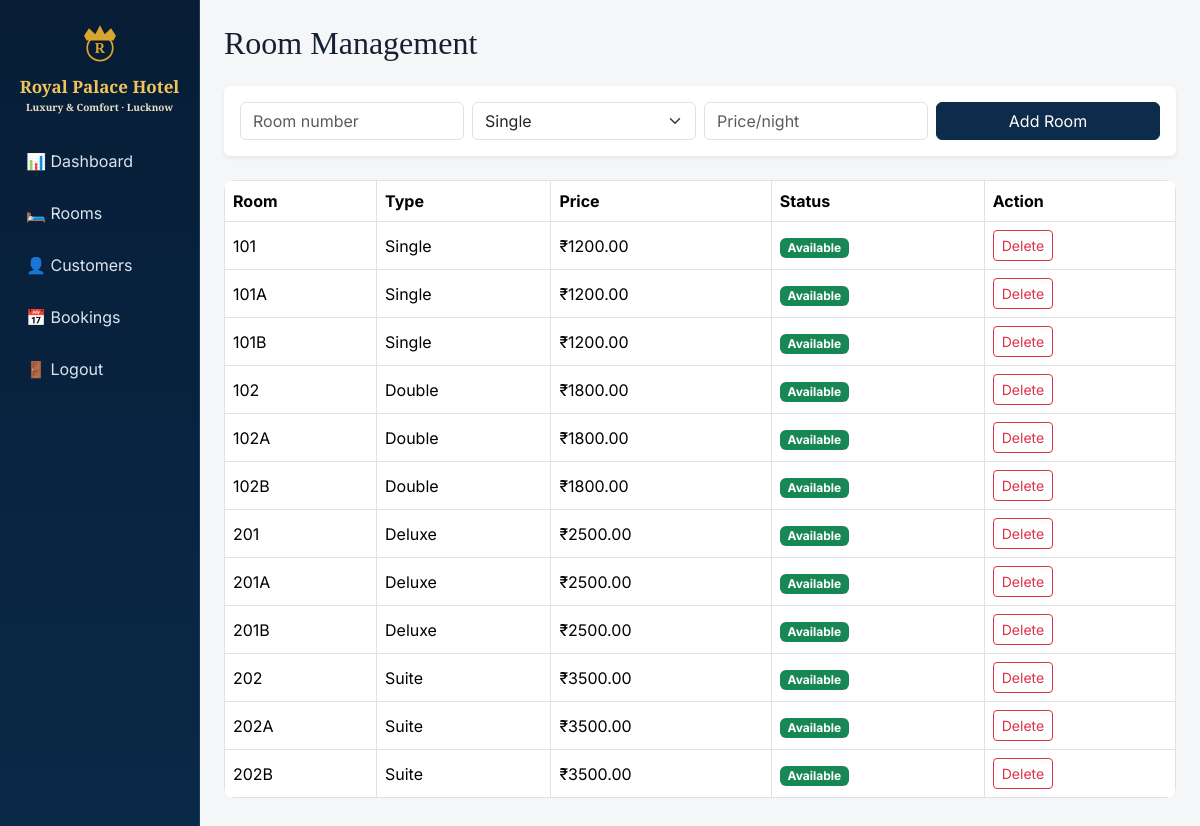
Page /rooms (signed in) on the committed database.
### tables this page shows
CREATE TABLE rooms (
        id INTEGER PRIMARY KEY AUTOINCREMENT,
        room_number TEXT UNIQUE NOT NULL,
        room_type TEXT NOT NULL,
        price REAL NOT NULL,
        status TEXT NOT NULL DEFAULT 'Available'
    );

### app.py (the view, shortened to what this page needs)
@app.route("/rooms", methods=["GET","POST"])
@login_required
def rooms():
    conn = get_db()
    rows = conn.execute("SELECT * FROM rooms ORDER BY room_number").fetchall()
    conn.close()
    return render_template("rooms.html", rooms=rows)

### app.py (called while the page is built)
def get_db():
    conn = sqlite3.connect(DB)
    conn.row_factory = sqlite3.Row
    return conn

def login_required(f):
    @wraps(f)
    def wrapper(*args, **kwargs):
        if "user_id" not in session:
            return redirect(url_for("login"))
        return f(*args, **kwargs)
    return wrapper

### templates/rooms.html
{% extends "base.html" %}{% block content %}
<h2>Room Management</h2><div class="card shadow-sm border-0 my-4"><div class="card-body">
<form method="post" class="row g-2"><div class="col-md-3"><input class="form-control" name="room_number" placeholder="Room number" required></div>
<div class="col-md-3"><select class="form-select" name="room_type" required><option>Single</option><option>Double</option><option>Deluxe</option><option>Suite</option></select></div>
<div class="col-md-3"><input class="form-control" name="price" type="number" min="0" placeholder="Price/night" required></div>
<div class="col-md-3"><button class="btn btn-primary w-100">Add Room</button></div></form></div></div>
<div class="table-responsive"><table class="table table-bordered align-middle"><tr><th>Room</th><th>Type</th><th>Price</th><th>Status</th><th>Action</th></tr>
{% for r in rooms %}<tr><td>{{r.room_number}}</td><td>{{r.room_type}}</td><td>₹{{"%.2f"|format(r.price)}}</td><td><span class="badge {% if r.status=='Available' %}bg-success{% elif r.status=='Occupied' %}bg-danger{% else %}bg-warning text-dark{% endif %}">{{r.status}}</span></td><td><a class="btn btn-sm btn-outline-danger" href="{{url_for('delete_room',room_id=r.id)}}">Delete</a></td></tr>{% endfor %}
</table></div>{% endblock %}

### templates/base.html (shortened to what this page needs)
<!doctype html>
<html lang="en">
<head>
<link href="https://cdn.jsdelivr.net/npm/bootstrap@5.3.3/dist/css/bootstrap.min.css" rel="stylesheet">
<link href="{{ url_for('static', filename='style.css') }}" rel="stylesheet">
</head>
<body>
<div class="container-fluid"><div class="row">
<div class="col-md-2 sidebar p-0">
<div class="brand"><img src="{{ url_for('static', filename='logo.svg') }}" alt="Royal Palace Hotel logo"><div class="hotel-name">Royal Palace Hotel</div><div class="tagline">Luxury &amp; Comfort · Lucknow</div></div>
<nav class="px-2">
<a href="{{ url_for('dashboard') }}">📊 Dashboard</a>
<a href="{{ url_for('rooms') }}">🛏️ Rooms</a>
<a href="{{ url_for('customers') }}">👤 Customers</a>
<a href="{{ url_for('bookings') }}">📅 Bookings</a>
<a href="{{ url_for('logout') }}">🚪 Logout</a>
</nav>
</div>
<div class="col-md-10 content">
{% block content %}{% endblock %}
</div></div></div>
</body></html>

### static/style.css (style rules this page uses)
:root { --navy:#071d36;--navy2:#0d2b4b;--gold:#d9a52e;--gold2:#f0c45a }
body { background:#f4f6f8;font-family:Inter,Arial,sans-serif;color:#172033 }
.sidebar { min-height:100vh;background:linear-gradient(180deg,var(--navy),#0a2948);border-right:1px solid #183b5e }
.sidebar a { color:#dce5ef;text-decoration:none;display:block;padding:12px 18px;border-radius:8px;margin:4px 0 }
.brand { padding:18px 12px;color:#fff;text-align:center;font-family:'Playfair Display',Georgia,serif;font-weight:700 }
.brand img { width:54px;height:54px;display:block;margin:0 auto 6px }
.brand .hotel-name { font-size:17px;color:var(--gold2);line-height:1.1 }
.brand .tagline { font-size:10px;color:#e9dfc6;margin-top:3px }
.content { padding:24px }
h1,h2,h3,h4,h5 { font-family:'Playfair Display',Georgia,serif }
.btn-primary { background:var(--navy2);border-color:var(--navy2) }
.table { background:#fff;border-radius:10px;overflow:hidden }

### rows in the picture
rooms: room_number "101", room_type "Single", price "1200.00", status "Available"
rooms: room_number "101A", room_type "Single", price "1200.00", status "Available"
rooms: room_number "101B", room_type "Single", price "1200.00", status "Available"
rooms: room_number "102", room_type "Double", price "1800.00", status "Available"
rooms: room_number "102A", room_type "Double", price "1800.00", status "Available"
rooms: room_number "102B", room_type "Double", price "1800.00", status "Available"
rooms: room_number "201", room_type "Deluxe", price "2500.00", status "Available"
rooms: room_number "201A", room_type "Deluxe", price "2500.00", status "Available"
rooms: room_number "201B", room_type "Deluxe", price "2500.00", status "Available"
rooms: room_number "202", room_type "Suite", price "3500.00", status "Available"
rooms: room_number "202A", room_type "Suite", price "3500.00", status "Available"
rooms: room_number "202B", room_type "Suite", price "3500.00", status "Available"
